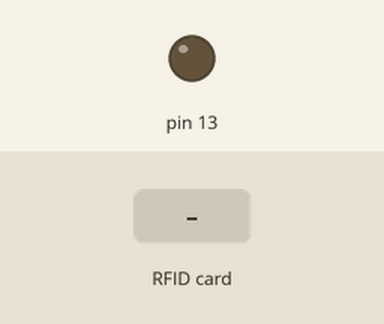
This sketch was run on a simulated Arduino Uno, built with avr-gcc and run on an emulated ATmega328P. Shown: output pins drawn as LEDs (lit = HIGH). The inputs (shaded band) are chosen by the test bench. What the sketch prints to the serial monitor is not drawn.

Above: at 1.2 s.
1.3 s: RFID card 5E 7A 19 C4 held to the reader
At 1.7 s:
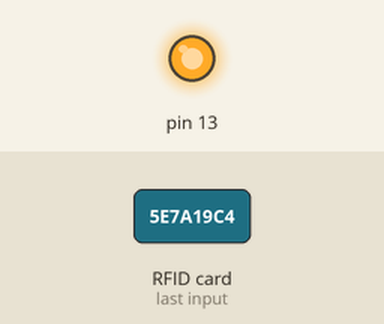
Timing chart, 0 to 4.3 s (numbered marks = the images above; inputs shaded):
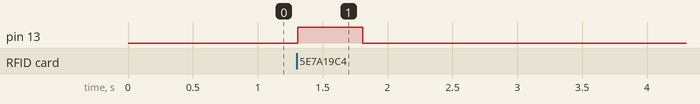

The sketch:

DemoBlinker.ino
```cpp
#if 0
#include <SPI.h>
#include <PN532_SPI.h>
#include <PN532.h>
#include <NfcAdapter.h>

PN532_SPI pn532spi(SPI, 10);
NfcAdapter nfc = NfcAdapter(pn532spi);
#else

#include <Wire.h>
#include <PN532_I2C.h>
#include <PN532.h>
#include <NfcAdapter.h>

PN532_I2C pn532_i2c(Wire);
NfcAdapter nfc = NfcAdapter(pn532_i2c);
#endif


void setup() {


  // initialize digital pin 13 as an output.
  pinMode(13, OUTPUT);
  Serial.begin(9600);
  Serial.println("NDEF Reader");
  nfc.begin();
  Serial.println("\nScan a NFC tag\n");
}

void loop() {
  // put your main code here, to run repeatedly:


  if (nfc.tagPresent())
  {
    digitalWrite(13, HIGH);   // turn the LED on (HIGH is the voltage level)
    delay(500);
    //NfcTag tag = nfc.read();
    //tag.print();
  }

  digitalWrite(13, LOW);   // turn the LED on (HIGH is the voltage level)
}
```

Measured:
- after the input at 1.3 s, pin 13: LOW → HIGH at once, → LOW 0.50 s later
